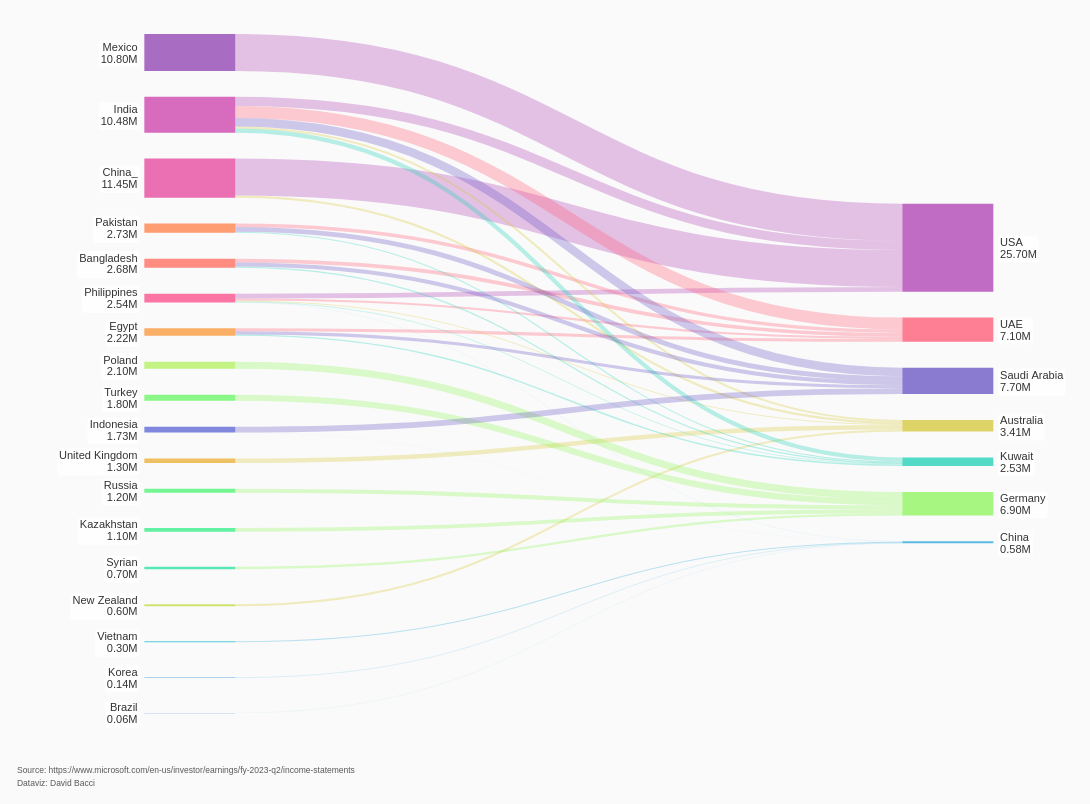

Describe this chart as a Vega-Lite specification.
### Vega specification from a JSON file in a GitHub repository (floating-point values rounded to 4 significant figures)
{"$schema": "https://vega.github.io/schema/vega/v5.json", "description": "Sankey Chart by David Bacci: https://www.linkedin.com/in/davbacci/", "width": 1000, "height": 800, "padding": {"bottom": 20, "left": 20, "right": 30, "top": 40}, "background": "#fafafa", "signals": [{"name": "standardGap", "value": 14, "description": "Gap as a percentage of full domain"}, {"name": "base", "value": "center", "description": "How to stack(center or zero)"}], "data": [{"name": "input", "values": [{"category": "India", "stack": 1, "sort": 2, "labels": "left"}, {"category": "China_", "stack": 1, "sort": 3, "labels": "left"}, {"category": "Mexico", "stack": 1, "sort": 1, "labels": "left"}, {"category": "Philippines", "stack": 1, "sort": 6, "labels": "left"}, {"category": "Bangladesh", "stack": 1, "sort": 5, "labels": "left"}, {"category": "Pakistan", "stack": 1, "sort": 4, "labels": "left"}, {"category": "El Salvador", "stack": 1, "sort": 1, "labels": "left"}, {"category": "Egypt", "stack": 1, "sort": 7, "labels": "left"}, {"category": "United Kingdom", "stack": 1, "sort": 11, "labels": "left"}, {"category": "New Zealand", "stack": 1, "sort": 15, "labels": "left", "gap": 5}, {"category": "Poland", "stack": 1, "sort": 8, "labels": "left"}, {"category": "Turkey", "stack": 1, "sort": 9, "labels": "left"}, {"category": "Russia", "stack": 1, "sort": 12, "labels": "left"}, {"category": "Kazakhstan", "stack": 1, "sort": 13, "labels": "left", "gap": 5}, {"category": "Syrian", "stack": 1, "sort": 14, "labels": "left", "gap": 5}, {"category": "Vietnam", "stack": 1, "sort": 16, "labels": "left", "gap": 5}, {"category": "Korea", "stack": 1, "sort": 17, "labels": "left", "gap": 5}, {"category": "Brazil", "stack": 1, "sort": 18, "labels": "left", "gap": 5}, {"category": "Indonesia", "stack": 1, "sort": 10, "labels": "left"}, {"category": "USA", "stack": 2, "sort": 1}, {"category": "UAE", "stack": 2, "sort": 2}, {"category": "Australia", "stack": 2, "sort": 3}, {"category": "Kuwait", "stack": 2, "sort": 4}, {"category": "Germany", "stack": 2, "sort": 5}, {"category": "China", "stack": 2, "sort": 6}, {"category": "Saudi Arabia", "stack": 2, "sort": 3}, {"source": "Mexico", "destination": "USA", "value": 10.8}, {"source": "India", "destination": "USA", "value": 2.7}, {"source": "China_", "destination": "USA", "value": 10.8}, {"source": "Philippines", "destination": "USA", "value": 1.4}, {"source": "India", "destination": "UAE", "value": 3.5}, {"source": "Bangladesh", "destination": "UAE", "value": 1.1}, {"source": "Pakistan", "destination": "UAE", "value": 1}, {"source": "Egypt", "destination": "UAE", "value": 0.9}, {"source": "Philippines", "destination": "UAE", "value": 0.6}, {"source": "United Kingdom", "destination": "Australia", "value": 1.3}, {"source": "China_", "destination": "Australia", "value": 0.65}, {"source": "New Zealand", "destination": "Australia", "value": 0.6}, {"source": "India", "destination": "Australia", "value": 0.58}, {"source": "Philippines", "destination": "Australia", "value": 0.28}, {"source": "Poland", "destination": "Germany", "value": 2.1}, {"source": "Turkey", "destination": "Germany", "value": 1.8}, {"source": "Russia", "destination": "Germany", "value": 1.2}, {"source": "Kazakhstan", "destination": "Germany", "value": 1.1}, {"source": "Syrian", "destination": "Germany", "value": 0.7}, {"source": "India", "destination": "Kuwait", "value": 1.2}, {"source": "Egypt", "destination": "Kuwait", "value": 0.42}, {"source": "Bangladesh", "destination": "Kuwait", "value": 0.38}, {"source": "Pakistan", "destination": "Kuwait", "value": 0.33}, {"source": "Philippines", "destination": "Kuwait", "value": 0.2}, {"source": "Vietnam", "destination": "China", "value": 0.3}, {"source": "Korea", "destination": "China", "value": 0.14}, {"source": "Brazil", "destination": "China", "value": 0.057}, {"source": "Philippines", "destination": "China", "value": 0.056}, {"source": "Indonesia", "destination": "China", "value": 0.03}, {"source": "India", "destination": "Saudi Arabia", "value": 2.5}, {"source": "Indonesia", "destination": "Saudi Arabia", "value": 1.7}, {"source": "Pakistan", "destination": "Saudi Arabia", "value": 1.4}, {"source": "Bangladesh", "destination": "Saudi Arabia", "value": 1.2}, {"source": "Egypt", "destination": "Saudi Arabia", "value": 0.9}]}, {"name": "stacks", "source": "input", "transform": [{"type": "filter", "expr": "datum.source != null"}, {"type": "formula", "as": "end", "expr": "['source','destination']"}, {"type": "formula", "as": "name", "expr": "[ datum.source,datum.destination]"}, {"type": "project", "fields": ["end", "name", "value"]}, {"type": "flatten", "fields": ["end", "name"]}, {"type": "lookup", "from": "input", "key": "category", "values": ["stack", "sort", "gap", "labels"], "fields": ["name"], "as": ["stack", "sort", "gap", "labels"]}, {"type": "aggregate", "fields": ["value", "stack", "sort", "gap", "labels"], "groupby": ["end", "name"], "ops": ["sum", "max", "max", "max", "max"], "as": ["value", "stack", "sort", "gap", "labels"]}, {"type": "aggregate", "fields": ["value", "stack", "sort", "gap", "labels"], "groupby": ["name"], "ops": ["max", "max", "max", "max", "max"], "as": ["value", "stack", "sort", "gap", "labels"]}, {"type": "formula", "as": "gap", "expr": "datum.gap?datum.gap:0"}]}, {"name": "maxValue", "source": ["stacks"], "transform": [{"type": "aggregate", "fields": ["value"], "groupby": ["stack"], "ops": ["sum"], "as": ["value"]}, {"type": "aggregate", "fields": ["value"], "ops": ["max"], "as": ["value"]}]}, {"name": "plottedStacks", "source": ["stacks"], "transform": [{"type": "formula", "as": "spacer", "expr": " (data('maxValue')[0].value/100)*(standardGap+datum.gap)"}, {"type": "formula", "as": "type", "expr": "['data','spacer']"}, {"type": "formula", "as": "spacedValue", "expr": "[datum.value,datum.spacer]"}, {"type": "flatten", "fields": ["type", "spacedValue"]}, {"type": "stack", "groupby": ["stack"], "sort": {"field": "sort", "order": "descending"}, "field": "spacedValue", "offset": {"signal": "base"}}, {"type": "formula", "expr": "((datum.value)/2)+datum.y0", "as": "yc"}]}, {"name": "finalTable", "source": ["plottedStacks"], "transform": [{"type": "filter", "expr": "datum.type == 'data'"}]}, {"name": "linkTable", "source": ["input"], "transform": [{"type": "filter", "expr": "datum.source != null"}, {"type": "lookup", "from": "finalTable", "key": "name", "values": ["y0", "y1", "stack", "sort"], "fields": ["source"], "as": ["sourceStacky0", "sourceStacky1", "sourceStack", "sourceSort"]}, {"type": "lookup", "from": "finalTable", "key": "name", "values": ["y0", "y1", "stack", "sort"], "fields": ["destination"], "as": ["destinationStacky0", "destinationStacky1", "destinationStack", "destinationSort"]}, {"type": "stack", "groupby": ["source"], "sort": {"field": "destinationSort", "order": "descending"}, "field": "value", "offset": "zero", "as": ["syi0", "syi1"]}, {"type": "formula", "expr": "datum.syi0+datum.sourceStacky0", "as": "sy0"}, {"type": "formula", "expr": "datum.sy0+datum.value", "as": "sy1"}, {"type": "stack", "groupby": ["destination"], "sort": {"field": "sourceSort", "order": "descending"}, "field": "value", "offset": "zero", "as": ["dyi0", "dyi1"]}, {"type": "formula", "expr": "datum.dyi0+datum.destinationStacky0", "as": "dy0"}, {"type": "formula", "expr": "datum.dy0+datum.value", "as": "dy1"}, {"type": "formula", "expr": "((datum.value)/2)+datum.sy0", "as": "syc"}, {"type": "formula", "expr": "((datum.value)/2)+datum.dy0", "as": "dyc"}, {"type": "linkpath", "orient": "horizontal", "shape": "diagonal", "sourceY": {"expr": "scale('y', datum.syc)"}, "sourceX": {"expr": "scale('x', toNumber(  datum.sourceStack))+ bandwidth('x')"}, "targetY": {"expr": "scale('y', datum.dyc)"}, "targetX": {"expr": "scale('x', datum.destinationStack)"}}, {"type": "formula", "expr": "range('y')[0]-scale('y', datum.value)", "as": "strokeWidth"}]}], "scales": [{"name": "x", "type": "band", "range": "width", "domain": {"data": "finalTable", "field": "stack"}, "paddingInner": 0.88}, {"name": "y", "type": "linear", "range": "height", "domain": {"data": "finalTable", "field": "y1"}, "reverse": false}, {"name": "color", "type": "ordinal", "range": {"scheme": "rainbow"}, "domain": {"data": "stacks", "field": "name"}}], "marks": [{"type": "rect", "from": {"data": "finalTable"}, "encode": {"update": {"x": {"scale": "x", "field": "stack"}, "width": {"scale": "x", "band": 1}, "y": {"scale": "y", "field": "y0"}, "y2": {"scale": "y", "field": "y1"}, "fill": {"scale": "color", "field": "name"}, "fillOpacity": {"value": 0.75}, "strokeWidth": {"value": 0}, "stroke": {"scale": "color", "field": "name"}}, "hover": {"tooltip": {"signal": "{'Name':datum.name, 'People':format(datum.value,'.1f') + 'M'}"}, "fillOpacity": {"value": 1}}}}, {"type": "path", "name": "links", "from": {"data": "linkTable"}, "clip": true, "encode": {"update": {"strokeWidth": {"field": "strokeWidth"}, "path": {"field": "path"}, "strokeOpacity": {"signal": "0.3"}, "stroke": {"field": "destination", "scale": "color"}}, "hover": {"strokeOpacity": {"value": 1}, "tooltip": {"signal": "{'Origin':datum.source,'Destination':datum.destination, 'People':format(datum.value, '.1f') + 'M'}"}}}}, {"type": "group", "name": "labelText", "zindex": 1, "from": {"facet": {"data": "finalTable", "name": "labelFacet", "groupby": ["name", "stack", "yc", "value", "labels"]}}, "clip": false, "encode": {"update": {"strokeWidth": {"value": 1}, "stroke": {"value": "red"}, "x": {"signal": "datum.labels=='left'?scale('x', datum.stack)-8 : scale('x', datum.stack) + (bandwidth('x')) +8"}, "yc": {"scale": "y", "signal": "datum.yc"}, "width": {"signal": "0"}, "height": {"signal": "0"}, "fillOpacity": {"signal": "0.1"}}}, "marks": [{"type": "text", "name": "heading", "from": {"data": "labelFacet"}, "encode": {"update": {"x": {"value": 0}, "y": {"value": -2}, "text": {"field": "name"}, "align": {"signal": "datum.labels=='left'?'right':'left'"}, "fontWeight": {"value": "normal"}}}}, {"type": "text", "name": "amount", "from": {"data": "labelFacet"}, "encode": {"update": {"x": {"value": 0}, "y": {"value": 12}, "text": {"signal": " format(datum.value,'.2f')+ 'M'"}, "align": {"signal": "datum.labels=='left'?'right':'left'"}}}}]}, {"type": "rect", "from": {"data": "labelText"}, "encode": {"update": {"x": {"field": "bounds.x1", "offset": -2}, "x2": {"field": "bounds.x2", "offset": 2}, "y": {"field": "bounds.y1", "offset": -2}, "y2": {"field": "bounds.y2", "offset": 2}, "fill": {"value": "white"}, "opacity": {"value": 0.8}, "cornerRadius": {"value": 4}}}}, {"type": "text", "data": [{}], "encode": {"update": {"text": {"value": ["Source: https://www.microsoft.com/en-us/investor/earnings/fy-2023-q2/income-statements", "Dataviz: David Bacci"]}, "align": {"value": "left"}, "lineHeight": {"value": 16}, "fill": {"value": "#595959"}, "x": {"signal": "-150"}, "y": {"signal": "height +70"}, "fontSize": {"value": 10}}}}], "config": {"view": {"stroke": "transparent"}, "text": {"fontSize": 13, "fill": "#333333"}}}
